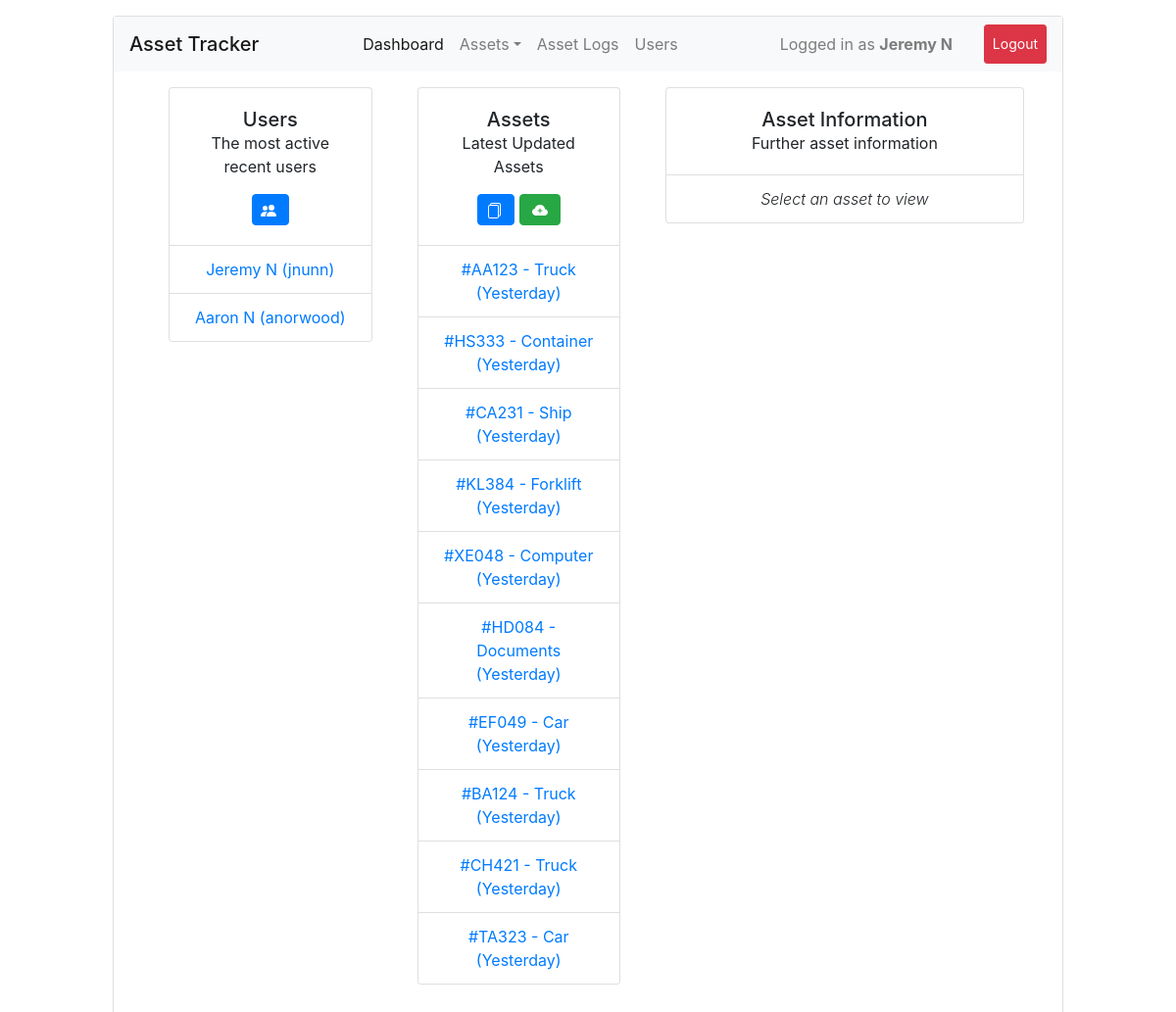
Screenshot of / (signed in) with the database file from the repository.
### db.py (models this page shows, shortened)
class User(db.Model):
	id = db.Column(db.Integer, primary_key=True)
	username = db.Column(db.String(50), unique=True, nullable=False)
	password = db.Column(db.String(120), nullable=False)
	name = db.Column(db.String(120), nullable=False)
	active = db.Column(db.Boolean, default=False)

class AssetStatus(db.Model):
	id = db.Column(db.Integer, primary_key=True)
	ass_id = db.Column(db.String(20), db.ForeignKey('assets.tracking_code'), unique=True, nullable=False)
	status = db.Column(db.String(255), nullable=False)
	note = db.Column(db.Text, nullable=False)
	location = db.Column(db.String(255), nullable=False)
	def_location = db.Column(db.String(255), nullable=False)
	last_updated = db.Column(db.DateTime, default=datetime.utcnow)

class Assets(db.Model):
	id = db.Column(db.Integer, primary_key=True)
	type = db.Column(db.String(50), nullable=False)
	tracking_code = db.Column(db.String(20), nullable=False, unique=True)
	time_created = db.Column(db.DateTime, default=datetime.utcnow)
	status = db.relationship('AssetStatus', backref="asset", lazy=True)

### ui.py (the view)
@ui.route('/', methods=['GET'])
@login_required
def ui_index():
	return render_template("index.html")

### ui.py (called while the page is built)
def login_required(func):
	@wraps(func)
	def wrapper(*args, **kwargs):
		uid = session.get('user')
		if not uid:
			return redirect(url_for('ui.ui_login'))
		u = User.query.filter_by(id=int(uid), active=True).first()
		if not u:
			return redirect(url_for('ui.ui_login'))
		g.user = u
		return func(*args, **kwargs)
	return wrapper

### templates/index.html (shortened to what this page needs)
{% extends "main.html" %}
{% block content %}
<div class="card">
	<div class="card-block pb-3">
		<nav class="navbar navbar-expand navbar-light bg-light">
			<span class="navbar-brand mb-0 h1">Asset Tracker</span>
			<div class="collapse navbar-collapse justify-content-end">
				<div class="navbar-nav">
					<a class="nav-item nav-link active" href="{{ url_for('ui.ui_index') }}">Dashboard</a>
					<div class="nav-item dropdown">
						<a class="nav-link dropdown-toggle" data-toggle="dropdown" href="#" role="button" aria-haspopup="true" aria-expanded="false">Assets</a>
					</div>
					<a class="nav-item nav-link" href="{{ url_for('ui.ui_logs') }}">Asset Logs</a>
					<a class="nav-item nav-link" href="{{ url_for('ui.ui_users') }}">Users</a>
					<span class="px-5"></span>
					<div class="nav-item py-2 navbar-text">Logged in as <span class="font-weight-bold">{{ g.user.name }}</span></div>
					<span class="px-3"></span>
					<a class="nav-item btn btn-danger btn-sm py-2 text-white" href="{{ url_for('api.logout_user') }}">Logout</a>
				</div>
			</div>
		</nav>
	</div>
	<div class="card-block">
		<div class="row pl-5">
			<div class="col-3 mx-2">
				<div class="card">
					<div class="card-body text-center">
						<h5 class="card-title mb-0">Users</h5>
						<p class="card-text">The most active recent users</p>
						<a class="btn btn-primary pb-0 pl-2" href="#" title="View All Users">
						</a>
					</div>
					<ul class="list-group list-group-flush text-center">
					{% for u in list_users_quick() %}
						<li class="list-group-item"><a href="#">{{ u.name }} ({{ u.username }})</a></li>
				 	{% endfor %}
					</ul>
				</div>
			</div>
			<div class="col-3 mx-2">
				<div class="card">
					<div class="card-body text-center">
						<h5 class="card-title mb-0">Assets</h5>
						<p class="card-text">Latest Updated Assets</p>
						<a class="btn btn-primary pb-0 pl-2" href="{{ url_for('ui.ui_assets') }}" title="View All Assets">
						</a>
						<a class="btn btn-success pb-0" href="{{ url_for('ui.ui_assets') }}#add" title="Add Asset">
						</a>
					</div>
					<ul class="list-group list-group-flush text-center">
					{% for a in latest_updated_assets() %}
						<li class="list-group-item"><a href="#" class="asset" asset-id="{{ a.id }}">#{{ a.id }} - {{ a.type }} ({{ a.last_update }})</a></li>
				 	{% endfor %}
					</ul>
				</div>
			</div>
			<div class="col-5 mx-2">
				<div class="card">
					<div class="card-body text-center">
						<h5 class="card-title mb-0">Asset Information</h5>
						<p class="card-text">Further asset information</p>
					</div>
					<ul class="list-group list-group-flush text-center" id="asset-info">
						<li class="list-group-item font-italic font-weight-light">Select an asset to view</li>
					</ul>
				</div>
			</div>
		</div>
	</div>
	<div class="card-block py-3"></div>
</div>
{% endblock %}

### templates/main.html (shortened to what this page needs)
<!DOCTYPE html>
<html lang="en">
<head>
	{% include "header.html" %}
</head>
<body>
	<div class="container-fluid" style="margin-top: 2vh;">
		<div class="row">
			<div class="offset-1 col-10">
				{% block content %}{% endblock %}
			</div>
		</div>
	</div>
</body>
</html>

### templates/header.html (shortened to what this page needs)
<link rel="stylesheet" href="https://maxcdn.bootstrapcdn.com/bootstrap/4.0.0/css/bootstrap.min.css">
<link rel="stylesheet" type="text/css" href="{{ url_for('static', filename='css/datatables.min.css') }}">

### rows the page displays
User: user.name "Jeremy N", name "Jeremy N", username "jnunn"
User: name "Aaron N", username "anorwood"
AssetStatus: id "AA123"
Assets: type "Truck"
AssetStatus: id "HS333"
Assets: type "Container"
AssetStatus: id "CA231"
Assets: type "Ship"
AssetStatus: id "KL384"
Assets: type "Forklift"
AssetStatus: id "XE048"
Assets: type "Computer"
AssetStatus: id "HD084"
Assets: type "Documents"
AssetStatus: id "EF049"
Assets: type "Car"
AssetStatus: id "BA124"
Assets: type "Truck"
AssetStatus: id "CH421"
Assets: type "Truck"
AssetStatus: id "TA323"
Assets: type "Car"

### other values shown
{{ a.last_update }} "Yesterday" "Yesterday" "Yesterday" "Yesterday" "Yesterday" "Yesterday" "Yesterday" "Yesterday" "Yesterday" "Yesterday"
